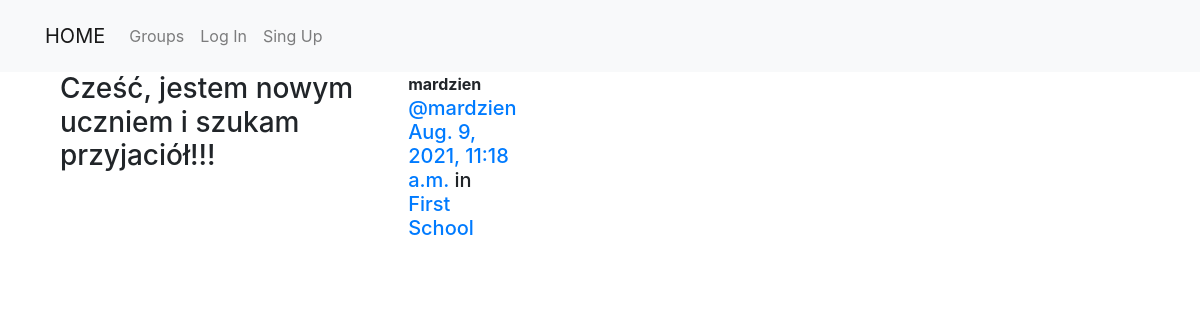
The page /posts/by/mardzien/6/ on the database its author committed.
### posts/models.py (models this page shows, shortened)
class Post(models.Model):
    user = models.ForeignKey(User, related_name='posts', on_delete=models.CASCADE)
    created_at = models.DateTimeField(auto_now=True)
    message = models.TextField()
    group = models.ForeignKey(Group, related_name='posts', null=True, blank=True, on_delete=models.CASCADE)
    class Meta:
        ordering = ['-created_at']
        unique_together = ['user', 'message']

### groups/models.py (models this page shows, shortened)
class Group(models.Model):
    name = models.CharField(max_length=255)
    slug = models.SlugField(allow_unicode=True, unique=True)
    description = models.TextField(blank=True, default='')
    description_html = models.TextField(editable=False, default='', blank=True)
    members = models.ManyToManyField(User, through='GroupMember')
    class Meta:
        ordering = ['name']

### posts/views.py (the view)
# urls.py: path('by/<username>/<int:pk>/', views.PostDetail.as_view(), name='single'),
class PostDetail(SelectRelatedMixin, generic.DetailView):
    model = models.Post
    select_related = ('user', 'group')
    def get_queryset(self):
        queryset = super().get_queryset()
        return queryset.filter(user__username__iexact=self.kwargs.get('username'))

### posts/templates/posts/post_detail.html
{% extends "posts/post_base.html" %}
{% block post_content %}
<div class="col-md-8">
    {% include "posts/_post.html" %}
</div>
{% endblock %}

### posts/templates/posts/_post.html (shortened to what this page needs)
<div class="post media">
	<h3>{{ post.message|safe }}</h3>
	<div class="media-body">
		<strong>{{ post.user.username }}</strong>
		<h5 class="media-heading">
			<span class="username"><a href="{% url 'posts:for_user' username=post.user.username %}">@{{ post.user.username }}</a></span>
			<time class="time"><a href="{% url 'posts:single' username=post.user.username pk=post.pk %}">{{ post.created_at }}</a></time>
			{% if post.group %}
			<span class="group-name">in <a href="#">{{ post.group.name }}</a></span>
			{% endif %}
		</h5>
	</div>
</div>

### rows shown on the page
Post: message "Cześć, jestem nowym uczniem i szukam przyjaciół!!!", user.username "mardzien", created_at "Aug. 9, 2021, 11:18 a.m.", group.name "First School"
